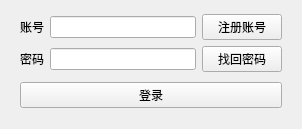
<?xml version="1.0" encoding="UTF-8"?>
<ui version="4.0">
 <class>clientlogin</class>
 <widget class="QWidget" name="clientlogin">
  <property name="geometry">
   <rect>
    <x>0</x>
    <y>0</y>
    <width>302</width>
    <height>129</height>
   </rect>
  </property>
  <property name="windowTitle">
   <string>Form</string>
  </property>
  <widget class="QWidget" name="">
   <property name="geometry">
    <rect>
     <x>20</x>
     <y>10</y>
     <width>262</width>
     <height>104</height>
    </rect>
   </property>
   <layout class="QVBoxLayout" name="verticalLayout_2">
    <item>
     <layout class="QVBoxLayout" name="verticalLayout">
      <item>
       <layout class="QHBoxLayout" name="horizontalLayout">
        <item>
         <widget class="QLabel" name="idLabel">
          <property name="text">
           <string>账号</string>
          </property>
         </widget>
        </item>
        <item>
         <widget class="QLineEdit" name="idLineEdit"/>
        </item>
        <item>
         <widget class="QPushButton" name="regPushButton">
          <property name="text">
           <string>注册账号</string>
          </property>
         </widget>
        </item>
       </layout>
      </item>
      <item>
       <layout class="QHBoxLayout" name="horizontalLayout_2">
        <item>
         <widget class="QLabel" name="passwodLabel">
          <property name="text">
           <string>密码</string>
          </property>
         </widget>
        </item>
        <item>
         <widget class="QLineEdit" name="passWordLineEdit"/>
        </item>
        <item>
         <widget class="QPushButton" name="retPasswordButton">
          <property name="text">
           <string>找回密码</string>
          </property>
         </widget>
        </item>
       </layout>
      </item>
     </layout>
    </item>
    <item>
     <widget class="QPushButton" name="loginButton">
      <property name="text">
       <string>登录</string>
      </property>
     </widget>
    </item>
   </layout>
  </widget>
 </widget>
 <resources/>
 <connections/>
</ui>
